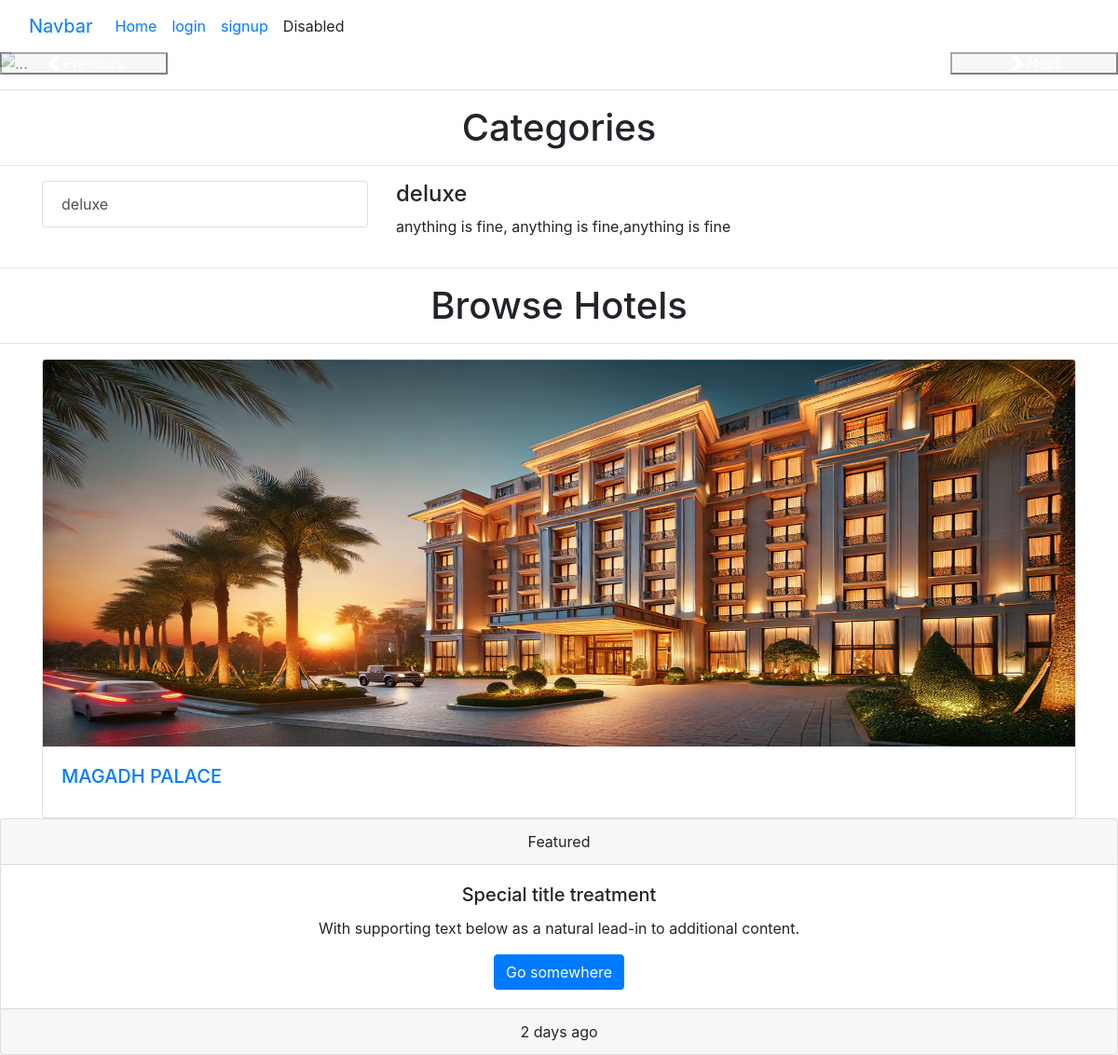
The page / on the database its author committed.
### app/models.py (models this page shows, shortened)
class Category(models.Model):
    name = models.CharField(max_length=255, unique=True)
    description = models.CharField(max_length=200)

class Model1(models.Model):
    category= models.ForeignKey(Category, on_delete=models.CASCADE, related_name='model1_items')
    name = models.CharField(max_length=255)
    image = models.ImageField(upload_to='images/')
    description = models.TextField()
    price = models.DecimalField(max_digits=10, decimal_places=2)
    rating = models.FloatField()
    location = models.CharField(max_length=255)
    availability = models.BooleanField(default=True)

### app/views.py (the view)
# urls.py: path('',home_view, name='home_view'),
def home_view(request):
    categories = Category.objects.all()
    instances = Model1.objects.all()
    return render(request, 'home.html', {'categories': categories, 'instances': instances})

### templates/home.html (shortened to what this page needs)
{% extends "base.html" %}
{% load static %}
{% block slider %}
<div id="carouselExampleFade" class="carousel slide carousel-fade">
  <div class="carousel-inner">
    <div class="carousel-item active">
      <img src="{% static "images/robyse.png" %}" class="d-block w-100" alt="...">
    </div>
  </div>
  <button class="carousel-control-prev" type="button" data-bs-target="#carouselExampleFade" data-bs-slide="prev">
    <span class="carousel-control-prev-icon" aria-hidden="true"></span>
    <span class="visually-hidden">Previous</span>
  </button>
  <button class="carousel-control-next" type="button" data-bs-target="#carouselExampleFade" data-bs-slide="next">
    <span class="carousel-control-next-icon" aria-hidden="true"></span>
    <span class="visually-hidden">Next</span>
  </button>
</div>
{% endblock slider %}
{% block content %}
<hr><b><h1 align = 'center'>Categories</h1></b><hr>
<section>
  <div class ="container">
    <div class="row">
      <div class="col-4">
        <div id="list-example" class="list-group">
          {% for i in categories %}
          <a class="list-group-item list-group-item-action" href="{% url 'category_detail' i.pk %}">{{i.name}}</a>
          {% endfor %}
        </div>
      </div>
      <div class="col-8">
        <div data-bs-spy="scroll" data-bs-target="#list-example" data-bs-smooth-scroll="true" class="scrollspy-example" tabindex="0">
          {% for i in categories %}
          <h4 id="list-item-1">{{i.name}}</h4>
          <p>{{i.description}}</p>
          {% endfor %}
        </div>
      </div>
    </div>
  </div>
</section>
<hr><b><h1 align = 'center'>Browse Hotels</h1></b><hr>
<section>
  <div class="container">
    <div class="row row-cols-1 row-cols-md-3 g-3">
    {% for k in instances %}
    <div class="col">
      <div class="card">
        <a href="{% url 'instance_detail' k.pk %}">
        <img src="{{ k.image.url }}" class="card-img-top" alt="{{ k.image.url }}">
        <div class="card-body">
          <h5 class="card-title">{{k.name}}</h5>
        </div>
        </a>
      </div>
    </div>
    {% endfor %}
  </div>
  </div>
</section>
{% endblock content %}

### rows shown on the page
Category: name "deluxe", description "anything is fine, anything is fine,anything is fine"
Model1: image (picture), name "MAGADH PALACE"
